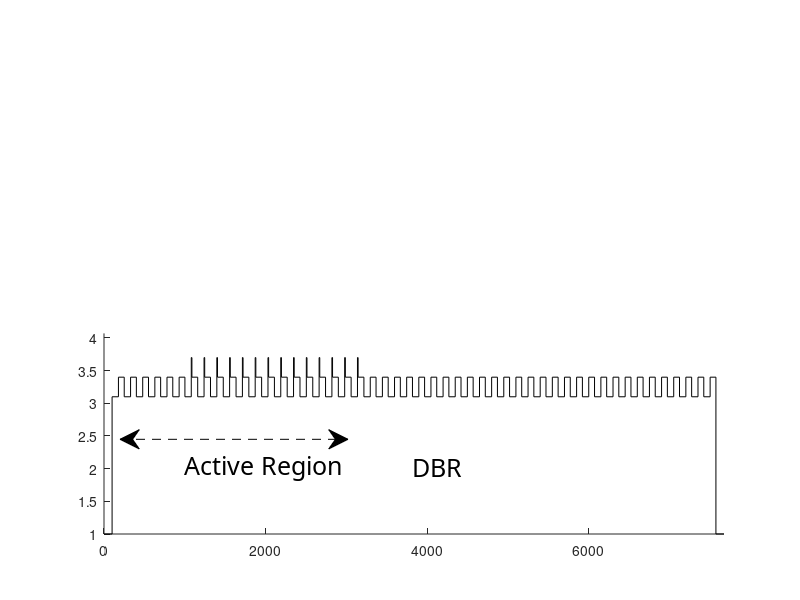

MATLAB code to generate this figure: (Note: this script raises an error after producing the figure.)
close all

%% "ESSENTIAL" PARAMETERS
lambdaWindowOpt = [ 974.9, 975.1]*1e-9;
lambdaStepsOpt = 50;
optNum = 5;                   % Number of loops that the optimizer conducts
optReset = 10;                   % Numer of loops before optimizer resets

lambdaWindow = [ 900, 1020]*1e-9;
lambdaSteps = 1000;
%% STANDARD GRATING
% Grating before active region
lbdMaxRef = 974e-9;             % Wavelength of maximum reflection
grateNumAnt = 6;                % Number of bilayers in DBR
nH = 3.40;                      % High refractive index
nL = 3.10;                      % Low refractive index
lH = lbdMaxRef/(4*nH);          % Quarter wavelength widths of high refractive index
lL = lbdMaxRef/(4*nL);          % Quarter wavelength widths of low refractive index
LAnt = [repmat([lL,lH], 1, grateNumAnt), lL]; 
nAnt = [repmat([nL,nH], 1, grateNumAnt), nL];

% Grating after active region
grateNumPost = 6;                % Number of bilayers in DBR
nH = 3.40;                      % High refractive index
nL = 3.10;                      % Low refractive index
lH = lbdMaxRef/(4*nH);          % Quarter wavelength widths of high refractive index
lL = lbdMaxRef/(4*nL);          % Quarter wavelength widths of low refractive index
LPost = [repmat([lH, lL], 1, grateNumPost)]; 
nPost = [repmat([nH, nL], 1, grateNumPost)];

% Grating in active region
numWell = 14;                   % Number of quantum wells
nQ = 3.7;                       % Refractive index of quantum wells
nCH = 3.40;                     % Refractive index of high spacers
nCL = 3.10;                     % Refractive index of low spacers
lWell = 8e-9;                   % Widths of quantum wells in meters (must be fixed)
lCladH = lH;                    % Widths of surrounding cladding (High refractive index)
lCladL = lL;                    % Widths of surrounding cladding (Low refractive index)
sigQ = -300 ;                  % Sigmas approximating gain of quantum well
sigmaQ = repmat([sigQ, 0, 0 ], 1, numWell);   
LActive = repmat([lWell, lCladH, lCladL ], 1, numWell);
nActive = repmat([nQ, nCH, nCL],1,numWell);

% Grating in DBR
lbdMaxRef = 974e-9;             % Wavelength of maximum reflection
grateNum = 22;                  % Number of bilayers in DBR
nH = 3.40;                      % High refractive index
nL = 3.10;                      % Low refractive index
lH = lbdMaxRef/(4*nH);          % Quarter wavelength widths of high refractive index
lL = lbdMaxRef/(4*nL);          % Quarter wavelength widths of low refractive index
LDBR = [lH, repmat([lL,lH], 1, grateNum)]; 
nDBR = [nH, repmat([nL,nH], 1, grateNum)];

% Total index and grating vectors
nInit = 1;                      % Refractive index before structure
nEnd = 1;                       % Refractive index after structure
L = [LAnt, LActive, LPost, LDBR];
n = [nInit, nAnt, nActive, nPost, nDBR, nEnd];
sig = [0 zeros(1,length(LAnt)) sigmaQ zeros(1,length(LPost)) zeros(1,length(LDBR)), 0];

% Plot grating profile
figure('outerposition', [10, 250, 1000, 900])
% Arbitrary widths for posterior and anterior materials
subplot(2,1,2)
LInit = 100e-9;
LEnd = 100e-9;
LGraph = [LInit, L, LEnd];
base = zeros(1,length(LGraph));
leg = 0;
for k = 1:length(LGraph);
    base(k) = leg;
    leg = LGraph(k)+leg;
end
hold on
base2 = [base base(end)+LEnd];
stairs(base2*1e9,[n n(end)], 'k-')
axis([0, max(base2)*1e9, 1, 1.1*max(n)])
text( 1e9*base(numWell), 2.02, 'Active Region', 'fontsize', 18, 'fontname', 'cordia new')
text( 1e9*base(3*numWell+grateNum), 2.02, 'DBR', 'fontsize', 18, 'fontname', 'cordia new')
annotation('doublearrow', [.15 .435], [1.09 , 1.09]/(1.1*max(n)), 'linestyle', '--', 'headstyle', 'cback1')
annotation('doublearrow', [.44 .89], [1.09 , 1.09]/(1.1*max(n)), 'linestyle', '--', 'headstyle', 'cback1')
hold off
title('Grating profile', 'fontsize', 18, 'fontname', 'cordia new')
xlabel('nm', 'fontsize', 18, 'fontname', 'cordia new')
ylabel('Refractive Index', 'fontsize', 18, 'fontname', 'cordia new')

% Generate solution based on standard active grating
[lambdas, R, T, tauPicoR, tauPicoT, phaseR, phaseT] = gainFun(lambdaWindow(1), lambdaWindow(2), lambdaSteps, n, L, sig);
subplot(2,1,1)
hold on;
plot(lambdas*1e9, R, 'r-')
plot(lambdas*1e9, T, 'b-')
xlabel('{\lambda} [nm]', 'fontsize', 18, 'fontname', 'cordia new')
ylabel('E_z', 'fontsize', 18, 'fontname', 'cordia new')
axis([lambdas(1)*1e9, lambdas(end).*1e9, 0, 1.2*max([max(T),max(R)])]);
ledger = ['{\lambda}/4 Reflected Wave  '; '{\lambda}/4 Transmitted Wave'];
hleg = legend(ledger, 'location', 'SouthWest');
set(hleg, 'fontsize', 18, 'fontname', 'cordia new')
title('Transfer Matrix Solution Spectrum', 'fontsize', 18, 'fontname', 'cordia new')

% Show time delay and phase in another graph
figure('outerposition', [1000, 50, 800, 800])
subplot(2,1,1)
plot(lambdas*1e9, phaseR, 'r-', lambdas*1e9, phaseT, 'b-')
title('Phase of Spectra', 'fontsize', 18, 'fontname', 'cordia new')
xlabel('{\lambda} [nm]', 'fontsize', 18, 'fontname', 'cordia new')
ylabel('Phase (rads)', 'fontsize', 18, 'fontname', 'cordia new')
hleg = legend(ledger, 'location', 'NorthEast');
set(hleg, 'fontsize', 18, 'fontname', 'cordia new')

subplot(2,1,2)
plot(lambdas*1e9, tauPicoR, 'r-', lambdas*1e9, tauPicoT, 'b-')
title('Group Time Delay', 'fontsize', 18, 'fontname', 'cordia new')
xlabel('{\lambda} [nm]', 'fontsize', 18, 'fontname', 'cordia new')
ylabel('Time delay (ps)', 'fontsize', 18, 'fontname', 'cordia new')
legend('{\lambda}/4 Reflected Wave', '{\lambda}/4 Transmitted Wave') 
hleg = legend(ledger, 'location', 'SouthWest');
set(hleg, 'fontsize', 18, 'fontname', 'cordia new')


% Load previous data
fileName = input('Enter filename.mat for data storage: ', 's')
save(fileName)

%% OPTIMIZATION
% Assign values if the optimizing functions do not exist
resetVar = input('Reset variables? Type "0" if no, and "1" if yes.');

if exist('currentGain', 'var') == 0 || resetVar == 1
    currentGain = 0;
end

if exist('currentOptimum', 'var') == 0 || resetVar == 1
    currentOptimum = L;
end

if exist('storage', 'var') == 0 || resetVar == 1
    storage = L;
end

if exist('storageBin', 'var') == 0 || resetVar == 1
    storageBin = L;
end

if exist('storageGain', 'var') == 0 || resetVar == 1
    storageGain = 0;
end

% Set Optimization function 'gainOptim.m'
gainFunNew = @(x) phaseOptim(lambdaWindowOpt(1), lambdaWindowOpt(2), lambdaStepsOpt, n, x, sig);
variables = length(L);
options = gaoptimset('tolfun', 1e-2, 'populationsize', 5+length(storage(:,1)), 'timelimit', inf, ...
                     'display', 'off', 'stalltimelimit', inf, 'useparallel', 'always', 'crossoverfraction', .9, ...
                     'initialPopulation', storage);
% Set bounds
LB = ones(size(L))*.5*mean(L);
UB = ones(size(L))*2*mean(L);
% Sizes for quantum wells must remain static
for m = 1:length(L)
    if (sig(m+1) ~= 0)
        LB(m) = L(m);
        UB(m) = L(m);
    end
end

% Optimizing loop
k = 0;
grateSize = sum(L);
timeElapsed = 0;
tic

while k <= optNum
    tic
        k = k+1;
        optimalLength = ga (gainFunNew, variables, [], [], [], [], LB, UB, [], options );


    % Store previous solutions
    newGain = 1/gainFunNew(optimalLength);
    newOptimum = optimalLength;

    if currentGain < newGain
        currentGain = newGain;
        currentOptimum = newOptimum;
        storage = [storage ; currentOptimum];

    end

    if length(storage(:,1)) >= 3;
        storage = currentOptimum;
    end


    if k >= optReset;
        storageBin = [storageBin; storage];
        storageGain = [storageGain; currentGain];
        storage = zeros(1,length(currentOptimum));
        currentOptimum = storage;
        currentGain = 0;
        k = 0;
        save(fileName) 
    end
    
    runTime = toc;
    timeElapsed = timeElapsed + runTime;
    display(' ')
    display(strcat('Iterations: ', num2str(k)))
    display(strcat('New Optimum: ', num2str(newGain)))
    display(strcat('Current Optimum: ', num2str(currentGain)))
    display(strcat('Time elapsed: ', num2str(timeElapsed), '      Run: ', num2str(runTime)))
end

optimizeTime = toc;
display(strcat('Optimizing time: ', num2str(optimizeTime/3600), 'hr'))

%%
% Plot grating profile
figure('outerposition', [10, 250, 1000, 900])

gainFunNew(currentOptimum)
% Arbitrary widths for posterior and anterior materials
subplot(2,1,2)
LGraph = [LInit, currentOptimum, LEnd];
base = zeros(1,length(LGraph));
leg = 0;
for k = 1:length(LGraph);
    base(k) = leg;
    leg = LGraph(k)+leg;
end
hold on
base2 = [base base(end)+LEnd];
stairs(base2*1e9,[n n(end)], 'k-')
axis([0, max(base2)*1e9, 0, 1.1*max(n)])
text( 1e9*base(numWell), 2.02, 'Active Region', 'fontsize', 18, 'fontname', 'cordia new')
text( 1e9*base(3*numWell+grateNum), 2.02, 'DBR', 'fontsize', 18, 'fontname', 'cordia new')
annotation('doublearrow', [.15 .435], [1.09 , 1.09]/(1.1*max(n)), 'linestyle', '--', 'headstyle', 'cback1')
annotation('doublearrow', [.44 .89], [1.09 , 1.09]/(1.1*max(n)), 'linestyle', '--', 'headstyle', 'cback1')
hold off
title('Grating profile', 'fontsize', 18, 'fontname', 'cordia new')
xlabel('nm', 'fontsize', 18, 'fontname', 'cordia new')
ylabel('Refractive Index', 'fontsize', 18, 'fontname', 'cordia new')

% Generate solution based on standard active grating
[lambdas, R, T, tauPicoR, tauPicoT, phaseR, phaseT] = gainFun(lambdaWindow(1), lambdaWindow(2), lambdaSteps, n, currentOptimum, sig);
subplot(2,1,1)
hold on;
plot(lambdas*1e9, R, 'r-')
plot(lambdas*1e9, T, 'b-')
xlabel('{\lambda} [nm]', 'fontsize', 18, 'fontname', 'cordia new')
ylabel('E_z', 'fontsize', 18, 'fontname', 'cordia new')
axis([lambdas(1)*1e9, lambdas(end).*1e9, 0, 1.2*max([max(T),max(R)])]);
ledger = ['{\lambda}/4 Reflected Wave  '; '{\lambda}/4 Transmitted Wave'];
hleg = legend(ledger, 'location', 'SouthWest');
set(hleg, 'fontsize', 18, 'fontname', 'cordia new')
title('Transfer Matrix Solution Spectrum', 'fontsize', 18, 'fontname', 'cordia new')

% Show time delay and phase in another graph
figure('outerposition', [1000, 50, 800, 800])
subplot(2,1,1)
plot(lambdas*1e9, phaseR, 'r-', lambdas*1e9, phaseT, 'b-')
title('Phase of Spectra', 'fontsize', 18, 'fontname', 'cordia new')
xlabel('{\lambda} [nm]', 'fontsize', 18, 'fontname', 'cordia new')
ylabel('Phase (rads)', 'fontsize', 18, 'fontname', 'cordia new')
hleg = legend(ledger, 'location', 'NorthEast');
set(hleg, 'fontsize', 18, 'fontname', 'cordia new')

subplot(2,1,2)
plot(lambdas*1e9, tauPicoR, 'r-', lambdas*1e9, tauPicoT, 'b-')
title('Group Time Delay', 'fontsize', 18, 'fontname', 'cordia new')
xlabel('{\lambda} [nm]', 'fontsize', 18, 'fontname', 'cordia new')
ylabel('Time delay (ps)', 'fontsize', 18, 'fontname', 'cordia new')
legend('{\lambda}/4 Reflected Wave', '{\lambda}/4 Transmitted Wave') 
hleg = legend(ledger, 'location', 'SouthWest');
set(hleg, 'fontsize', 18, 'fontname', 'cordia new')

